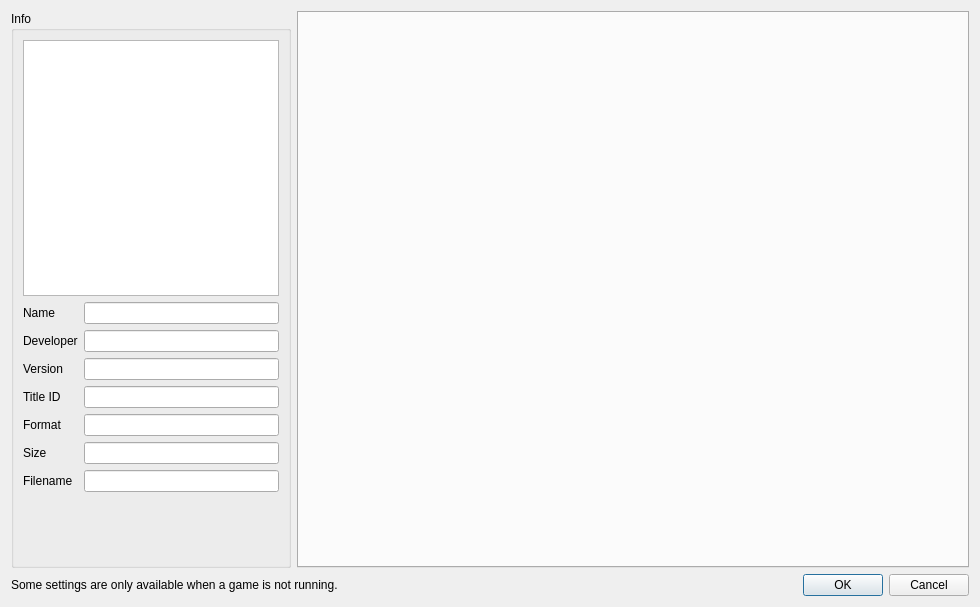
<?xml version="1.0" encoding="UTF-8"?>
<ui version="4.0">
 <class>ConfigurePerGame</class>
 <widget class="QDialog" name="ConfigurePerGame">
  <property name="geometry">
   <rect>
    <x>0</x>
    <y>0</y>
    <width>980</width>
    <height>607</height>
   </rect>
  </property>
  <property name="minimumSize">
   <size>
    <width>900</width>
    <height>0</height>
   </size>
  </property>
  <property name="windowTitle">
   <string>Dialog</string>
  </property>
  <layout class="QVBoxLayout" name="verticalLayout_3">
   <item>
    <layout class="QHBoxLayout" name="horizontalLayout">
     <item>
      <widget class="QGroupBox" name="groupBox">
       <property name="sizePolicy">
        <sizepolicy hsizetype="Maximum" vsizetype="Preferred">
         <horstretch>0</horstretch>
         <verstretch>0</verstretch>
        </sizepolicy>
       </property>
       <property name="title">
        <string>Info</string>
       </property>
       <layout class="QVBoxLayout" name="verticalLayout">
        <item alignment="Qt::AlignHCenter">
         <widget class="QGraphicsView" name="icon_view">
          <property name="sizePolicy">
           <sizepolicy hsizetype="Maximum" vsizetype="Maximum">
            <horstretch>0</horstretch>
            <verstretch>0</verstretch>
           </sizepolicy>
          </property>
          <property name="minimumSize">
           <size>
            <width>256</width>
            <height>256</height>
           </size>
          </property>
          <property name="maximumSize">
           <size>
            <width>256</width>
            <height>256</height>
           </size>
          </property>
          <property name="verticalScrollBarPolicy">
           <enum>Qt::ScrollBarAlwaysOff</enum>
          </property>
          <property name="horizontalScrollBarPolicy">
           <enum>Qt::ScrollBarAlwaysOff</enum>
          </property>
          <property name="interactive">
           <bool>false</bool>
          </property>
         </widget>
        </item>
        <item>
         <layout class="QGridLayout" name="gridLayout_2">
          <item row="6" column="1">
           <widget class="QLineEdit" name="display_size">
            <property name="enabled">
             <bool>true</bool>
            </property>
            <property name="readOnly">
             <bool>true</bool>
            </property>
           </widget>
          </item>
          <item row="3" column="1">
           <widget class="QLineEdit" name="display_version">
            <property name="enabled">
             <bool>true</bool>
            </property>
            <property name="readOnly">
             <bool>true</bool>
            </property>
           </widget>
          </item>
          <item row="1" column="0">
           <widget class="QLabel" name="label">
            <property name="text">
             <string>Name</string>
            </property>
           </widget>
          </item>
          <item row="4" column="0">
           <widget class="QLabel" name="label_4">
            <property name="text">
             <string>Title ID</string>
            </property>
           </widget>
          </item>
          <item row="4" column="1">
           <widget class="QLineEdit" name="display_title_id">
            <property name="enabled">
             <bool>true</bool>
            </property>
            <property name="readOnly">
             <bool>true</bool>
            </property>
           </widget>
          </item>
          <item row="7" column="1">
           <widget class="QLineEdit" name="display_filename">
            <property name="enabled">
             <bool>true</bool>
            </property>
            <property name="readOnly">
             <bool>true</bool>
            </property>
           </widget>
          </item>
          <item row="5" column="1">
           <widget class="QLineEdit" name="display_format">
            <property name="enabled">
             <bool>true</bool>
            </property>
            <property name="readOnly">
             <bool>true</bool>
            </property>
           </widget>
          </item>
          <item row="7" column="0">
           <widget class="QLabel" name="label_7">
            <property name="text">
             <string>Filename</string>
            </property>
           </widget>
          </item>
          <item row="1" column="1">
           <widget class="QLineEdit" name="display_name">
            <property name="enabled">
             <bool>true</bool>
            </property>
            <property name="readOnly">
             <bool>true</bool>
            </property>
           </widget>
          </item>
          <item row="2" column="1">
           <widget class="QLineEdit" name="display_developer">
            <property name="enabled">
             <bool>true</bool>
            </property>
            <property name="readOnly">
             <bool>true</bool>
            </property>
           </widget>
          </item>
          <item row="5" column="0">
           <widget class="QLabel" name="label_5">
            <property name="text">
             <string>Format</string>
            </property>
           </widget>
          </item>
          <item row="3" column="0">
           <widget class="QLabel" name="label_3">
            <property name="text">
             <string>Version</string>
            </property>
           </widget>
          </item>
          <item row="6" column="0">
           <widget class="QLabel" name="label_6">
            <property name="text">
             <string>Size</string>
            </property>
           </widget>
          </item>
          <item row="2" column="0">
           <widget class="QLabel" name="label_2">
            <property name="text">
             <string>Developer</string>
            </property>
           </widget>
          </item>
         </layout>
        </item>
        <item>
         <spacer name="verticalSpacer">
          <property name="orientation">
           <enum>Qt::Vertical</enum>
          </property>
          <property name="sizeHint" stdset="0">
           <size>
            <width>20</width>
            <height>40</height>
           </size>
          </property>
         </spacer>
        </item>
       </layout>
      </widget>
     </item>
     <item>
      <layout class="QVBoxLayout" name="VerticalLayout">
       <item>
        <layout class="QVBoxLayout" name="verticalLayout_2"/>
       </item>
       <item>
        <widget class="QTabWidget" name="tabWidget">
         <property name="enabled">
          <bool>true</bool>
         </property>
         <property name="currentIndex">
          <number>-1</number>
         </property>
         <property name="usesScrollButtons">
          <bool>true</bool>
         </property>
         <property name="documentMode">
          <bool>false</bool>
         </property>
         <property name="tabsClosable">
          <bool>false</bool>
         </property>
        </widget>
       </item>
      </layout>
     </item>
    </layout>
   </item>
   <item>
    <layout class="QHBoxLayout" name="horizontalLayout_2">
     <item>
      <widget class="QLabel" name="label_8">
       <property name="text">
        <string>Some settings are only available when a game is not running.</string>
       </property>
      </widget>
     </item>
     <item>
      <widget class="QDialogButtonBox" name="buttonBox">
       <property name="sizePolicy">
        <sizepolicy hsizetype="Preferred" vsizetype="Preferred">
         <horstretch>0</horstretch>
         <verstretch>0</verstretch>
        </sizepolicy>
       </property>
       <property name="orientation">
        <enum>Qt::Horizontal</enum>
       </property>
       <property name="standardButtons">
        <set>QDialogButtonBox::Cancel|QDialogButtonBox::Ok</set>
       </property>
      </widget>
     </item>
    </layout>
   </item>
  </layout>
 </widget>
 <resources/>
 <connections>
  <connection>
   <sender>buttonBox</sender>
   <signal>accepted()</signal>
   <receiver>ConfigurePerGame</receiver>
   <slot>accept()</slot>
   <hints>
    <hint type="sourcelabel">
     <x>20</x>
     <y>20</y>
    </hint>
    <hint type="destinationlabel">
     <x>20</x>
     <y>20</y>
    </hint>
   </hints>
  </connection>
  <connection>
   <sender>buttonBox</sender>
   <signal>rejected()</signal>
   <receiver>ConfigurePerGame</receiver>
   <slot>reject()</slot>
   <hints>
    <hint type="sourcelabel">
     <x>20</x>
     <y>20</y>
    </hint>
    <hint type="destinationlabel">
     <x>20</x>
     <y>20</y>
    </hint>
   </hints>
  </connection>
 </connections>
</ui>
